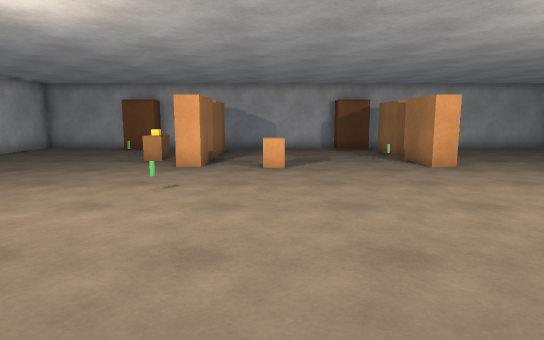
View 1 (above)

19 first-person views from a walk through a Unity game level. The camera is 1.3 m above the floor, tilts 8° down and sees 75° across. The floor is counted in squares, 1 m on a side. Each view is taken from the middle of a square. On the plan, view 1 faces up. The plan holds only what a view shows up to about 15 squares ahead; the rest is blank. The player character is not drawn. Door leaves are left out, so doorways stand open.

View 2
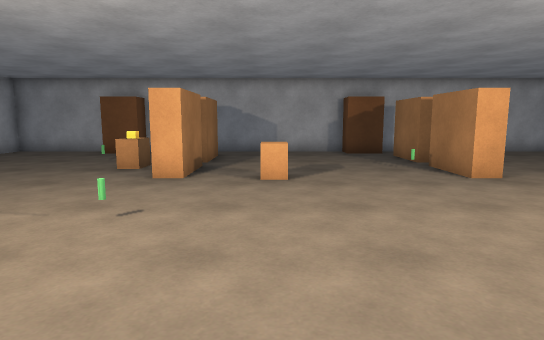

View 3
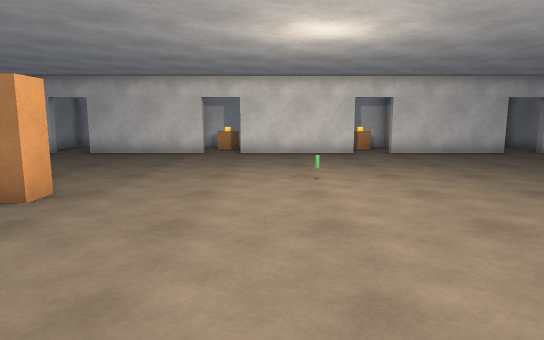

View 4
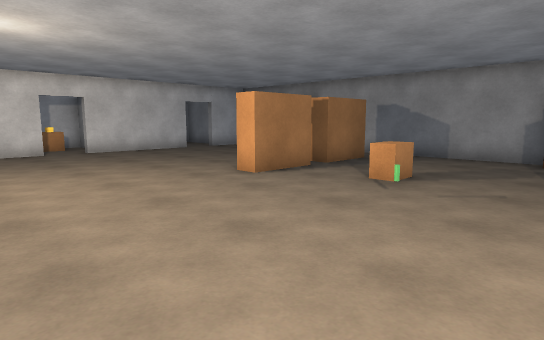

View 5
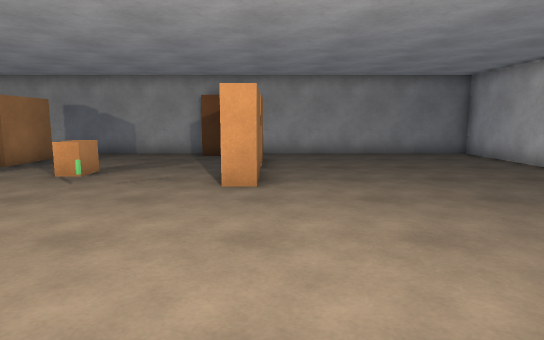

View 6
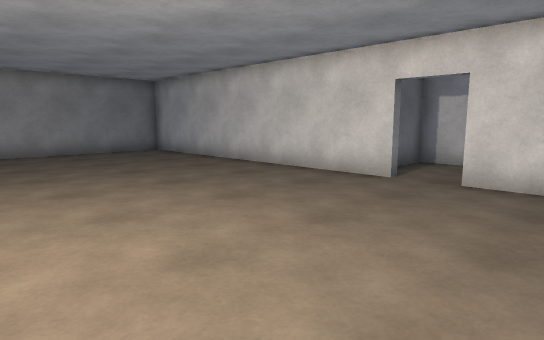

View 7
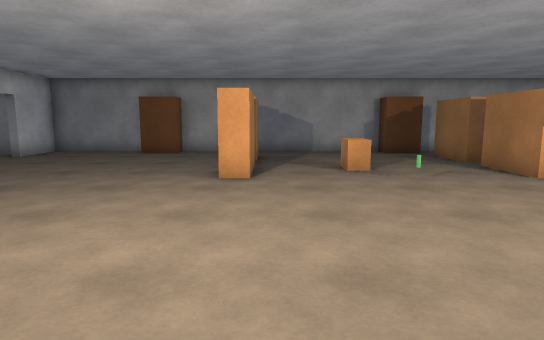

View 8
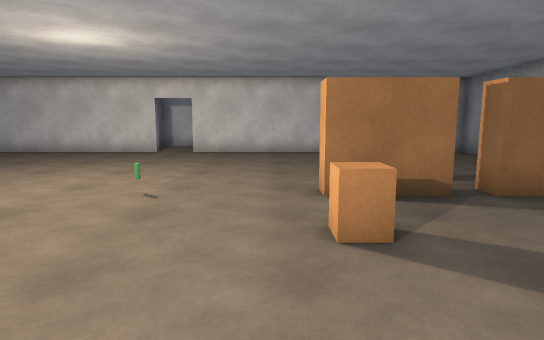

View 9
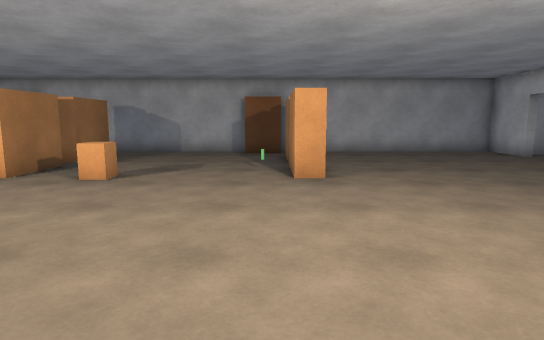

View 10
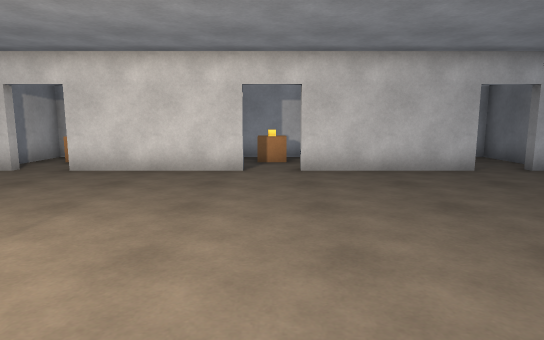

View 11
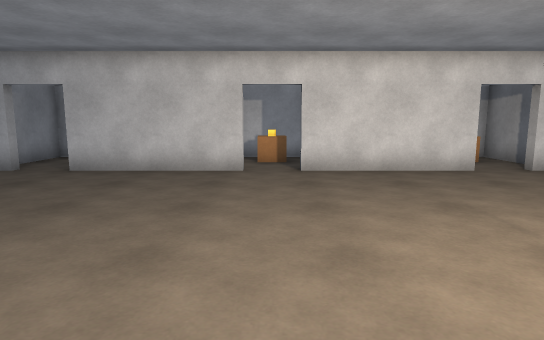

View 12
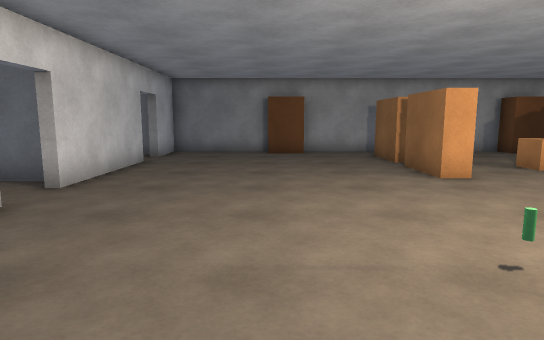

View 13
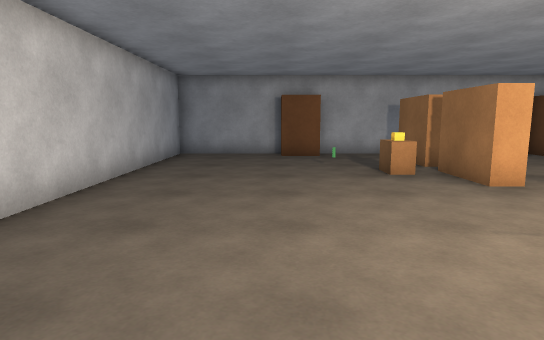

View 14
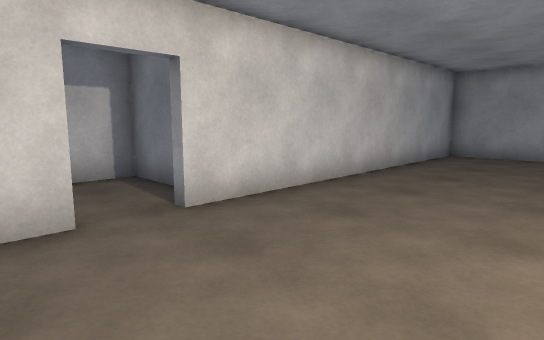

View 15
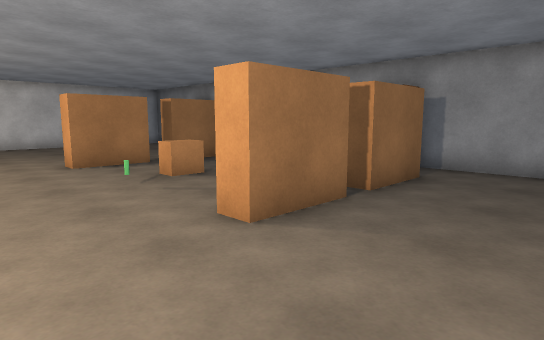

View 16
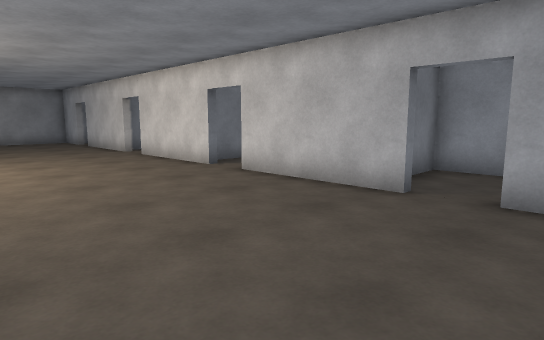

View 17
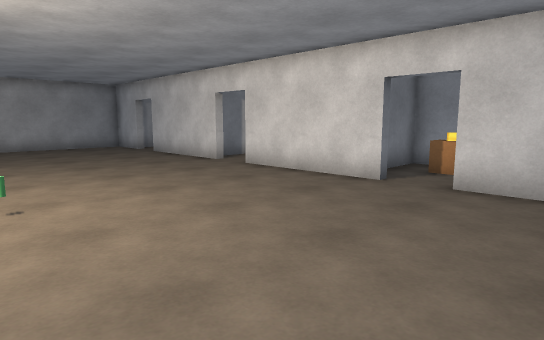

View 18
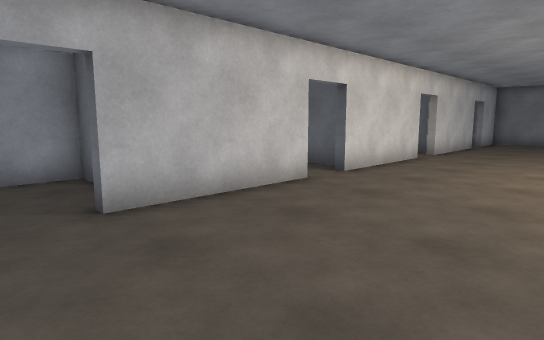

View 19
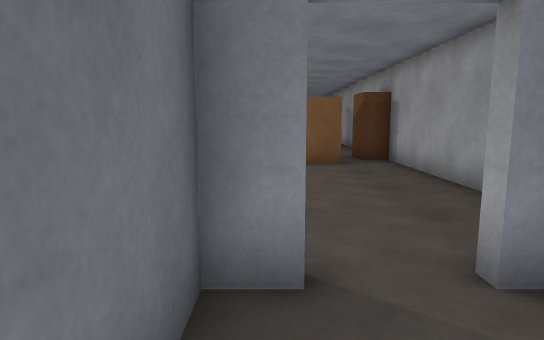

### Floor plan
Points are (right, up) in squares from view 1. A wall is a line through its corners. A room is listed if a view was taken in it or the views show most of it. See-through windows are left out.
Room 1 (views 1, 2, 3, 4, 5, 6, 7, 8, 9, 10, 11, 12, 13, 14, 15, 16, 17, 18)
walls: (-10.6, 4.3) (-10.6, -6.9) (13.1, -6.9) (13.1, -4.8); (13.1, 2.7) (13.1, 7.2); (13.1, 8.7) (13.1, 13.2); (13.1, -3.3) (13.1, 1.2); (13.1, 14.8) (13.1, 16.9) (-10.6, 16.9) (-10.6, 5.8)
ways out: open door at (13, 14) to room 2; open door at (13, -4) to room 3; open door at (13, 8) to room 4; open door at (13, 2) to room 5; open door at (-11, 5) to room 6
objects: other object (-7, 16) to (-5, 16); other object (-4, 12); other object (-4, 13); other object (-3, -5) to (-2, -3); other object (-3, -2) to (-2, 0); other object (-3, 10) to (-2, 12); other object (-3, 13) to (-2, 15); other object (-2, -6) to (-1, -6); other object (0, 10); other object (2, -2) to (2, -1); other object (3, 16) to (4, 16); other object (5, -5) to (5, -3); other object (5, -2) to (5, 0); other object (5, 10) to (5, 12); other object (5, 13) to (5, 15); other object (8, -6) to (9, -6)
Room 2 (view 19)
walls: (13.4, 13.2) (13.4, 12.5) (16.6, 12.5) (16.6, 15.5) (14, 15.5)
ways out: open door at (13, 14) to room 1
Room 3 (no view inside)
walls: (13.6, -5.6) (16.6, -5.6) (16.6, -2.5) (15.2, -2.5)
ways out: open door at (13, -4) to room 1
Room 4 (no view inside)
walls: (13.9, 6.4) (15, 6.4); (16.6, 6.9) (16.6, 9.5) (14, 9.5)
ways out: open door at (13, 8) to room 1
objects: other object (15, 8); other object (15, 9)
Room 5 (no view inside)
walls: (13.6, 0.4) (16.6, 0.4) (16.6, 3.5) (13.9, 3.5)
ways out: open door at (13, 2) to room 1
objects: other object (15, 2); other object (15, 3)
Room 6 (no view inside)
walls: (-12.2, 6.6) (-14.1, 6.6) (-14.1, 3.5) (-12.5, 3.5)
ways out: open door at (-11, 5) to room 1

Where each view was taken, in squares from view 1:
view 1: 0 up, 0 right, facing up
view 2: 2 up, 0 right, facing up
view 3: 6 up, 1 left, facing right
view 4: 6 up, 2 left, facing down-right
view 5: 7 up, 3 left, facing down
view 6: 8 up, 3 left, facing down-left
view 7: 8 up, 4 right, facing down
view 8: 9 up, 4 right, facing left
view 9: 2 up, 4 right, facing up
view 10: 2 up, 4 right, facing right
view 11: 8 up, 4 right, facing right
view 12: 8 up, 9 right, facing down
view 13: 3 up, 7 left, facing up
view 14: 3 up, 6 left, facing up-left
view 15: 3 up, 6 left, facing down-right
view 16: 6 down, 7 right, facing up-right
view 17: 1 down, 6 right, facing up-right
view 18: 15 up, 8 right, facing down-right
view 19: 13 up, 16 right, facing left
